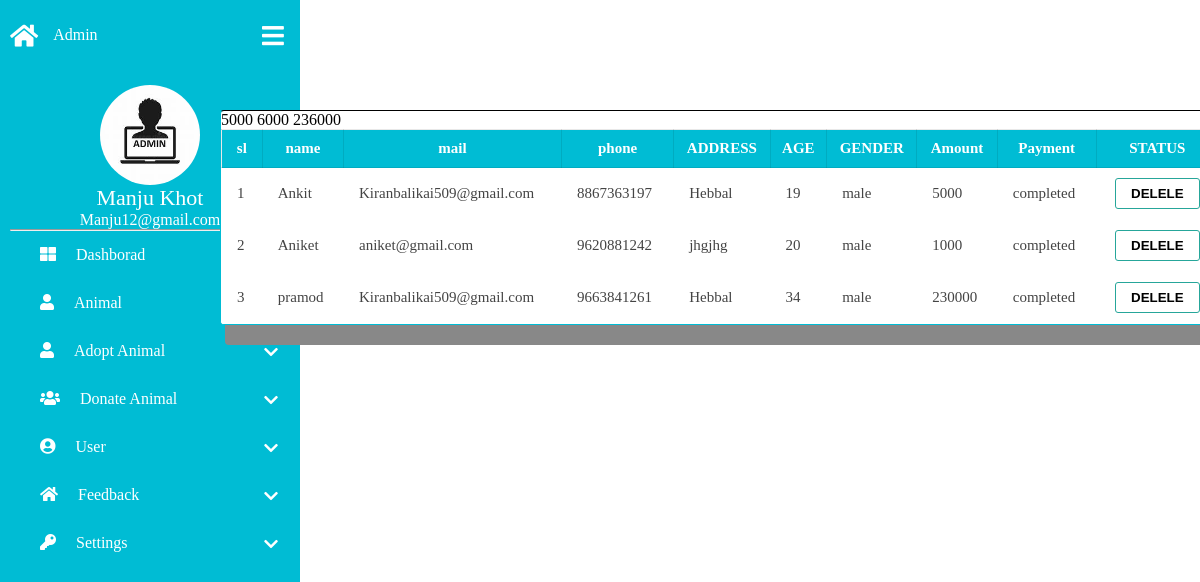
/view-request.php (signed in), run on the app's committed database.
### tables this page shows
CREATE TABLE `donate` (
  `d_id` int(11) NOT NULL,
  `name` varchar(50) DEFAULT NULL,
  `mail` varchar(50) DEFAULT NULL,
  `phone` varchar(50) DEFAULT NULL,
  `address` varchar(50) DEFAULT NULL,
  `age` varchar(50) DEFAULT NULL,
  `gender` varchar(50) NOT NULL,
  `amount` varchar(50) DEFAULT NULL,
  `status` varchar(50) NOT NULL
);

### view-request.php (the view, shortened to what this page needs)
<?php
$conn=mysqli_connect('localhost','root','','oaa1');
if(isset( $_SESSION['username']))
{
?>
<html>
	<head>
		<link rel="stylesheet" type="text/css" href="CSS2/k.css"/>
		<link rel="stylesheet" href="https://use.fontawesome.com/releases/v6.4.0/css/all.css">
				<link rel="stylesheet" href="https://cdnjs.cloudflare.com/ajax/libs/font-awesome/5.15.2/css/all.min.css"/>
	</head>
	<body>
	 <div class="side-bar">
	     <div class="logo-content">
	   <div class="logo">
	   <i id="icon-home" class="fa fa-home"></i>
	   <div class="icon-name">Admin</div>
	   </div>
	   <span id="btn"><i class="fa fa-bars"></i></span>
	   </div>
	   <div class="profile-content">
	   <div class="profile">
	   <div class="profile-details">
	   <img src="IMAGES1/admin.jpg" alt="">
	   <div class="name-job">
	   <div class="name">Manju Khot</div>
	   <div class="email">Manju12@gmail.com</div>
	   </div>
	   </div>
	   </div>
	   </div>
	      <hr>
	    <div class="item"><a href="k.php"><i class="fa fa-th-large"></i>Dashborad</a></div>
	    <div class="item"><a class="dropdown-toggle"><i class="fa fa-user"></i>Animal<i class="fas fa-chevron-down"></i></a>
		</div>
		<div class="item"><a class="dropdown-toggle"><i class="fa fa-user"></i>Adopt Animal<i class="fas fa-chevron-down"></i></a>
				</div>
		<div class="item"><a class="dropdown-toggle"><i class="fa fa-users"></i>Donate Animal<i class="fas fa-chevron-down"></i></a>
				</div>
		<div class="item"><a class="dropdown-toggle"><i class="fa fa-user-circle"></i>User<i class="fas fa-chevron-down"></i></a>
				</div>
		<div class="item"><a class="dropdown-toggle"><i class="fas fa-home"></i>Feedback<i class="fas fa-chevron-down"></i></a>
		</div>
		 <div class="item"><a class="dropdown-toggle"><i class="fa fa-key"></i>Settings<i class="fas fa-chevron-down"></i></a>
		</div>
	</div>
<div class="table_responsive">
    <table>
      <thead>
        <tr>
		  <th>sl</th>
          <th>name</th>
          <th>mail</th>
          <th>phone</th>
          <th>ADDRESS</th>
		  <th>AGE</th>
          <th>GENDER</th>
          <th>Amount</th>
          <th>Payment</th>
          <th>STATUS</th>
        </tr>
      </thead>
<?php
$sql="select * from donate";
$res=mysqli_query($conn,$sql);
$rows=mysqli_num_rows($res);
if($rows<1)
{
	echo "<tr>";
	echo"<td colspan='15'><center>No data found</center></td>";
	echo"</tr>";
}
else
{
	$sl=1;
	while($row=mysqli_fetch_array($res))
	{
?>
      <tbody>
        <tr>
			<form method="POST"  enctype="multipart/form-data">
          <td><?php echo $sl;?></td>
          <td><?php echo $row['name'];?></td>
          <td><?php echo $row['mail'];?></td>
          <td><?php echo $row['phone'];?></td>
          <td><?php echo $row['address'];?></td>
          <td><?php echo $row['age'];?></td>
          <td><?php echo $row['gender'];?></td>
          <td><?php echo $row['amount'];?></td>
          <td><?php echo $row['status'];?></td>
          <td>
            <span class="action_btn">
			  <button name="delete">   <a style="color:black;" name="delete" >DELELE</a></button>
            </span>
          </td>
		 </form>
		  </tr>
		  </tbody>
<?php
$sl=$sl+1;
	}
}
?>
    </table>
  </div>
	</body>
</html>
<?php
}
else
{
	header('location:../admin.php');
}
?>

### k.css (style rules this page uses)
* { margin:0; padding:0; box-sizing:border-box; }
body { position:relative; min-height:100vh; width:100%; overflow:fixed; }
.side-bar { position:fixed; top:0; left:0; height:100%; width:300px; background:#00bcd4; padding:10px 10px; transition:all 0.5s ease; }
.side-bar .logo-content .logo { color:white; display:flex; height:50px; width:100%; align-items:center; pointer-events:none; }
.logo-content .logo #icon-home { font-size:25px; margin-right:15px; }
.side-bar #btn { position:relative; color:white; left:90%; top:-37px; font-size:25px; width:25px; text-align:center; line-height:50px; }
.side-bar .profile-content { position:relative; color:white; margin-top:30x; text-align:center; pointer-events:none; white-space:newap; }
.profile .profile-details img { width:100px; height:100px; object-fit:cover; border-radius:90px; }
.profile .profile-details .name { font-size:22px; font-weight:500; }
.side-bar .item a { color:white; padding:15px 30px; display:block; text-decoration:none; cursor:pointer; transition:all 0.4s ease; }
.side-bar .item i { margin-right:20px; }
.fa-chevron-down { position:absolute; right:0; padding:2px; }
.table_responsive { max-width: 9000px; max-height: 900px; width:1000px; border: 1px solid #00bcd4; background-color: white; padding: 15px; overflow: auto; margin: auto; border-radius: 4px; margin-top:10px; padding:0px; box-shadow:5px 20px #888888; border-top:solid 1px black; overflow:scroll; position:relative; top:100px; left:120px; }
table { width: 100%; font-size: 15px; color: #444; border-collapse: collapse; padding:10px; }
table>tbody>tr>td { border-collapse:collapse; border-color:white; }
table>thead { background-color: #00bcd4; color: #fff; }
table>thead th { padding: 10px; }
table th { border: 1px solid #00000017; transform:uppercase; }
table td { border: 1px solid #00000017; padding: 10px 15px; }
.action_btn { display: flex; justify-content: center; gap: 10px; }
.action_btn>button { text-decoration: none; color: #444; background: #fff; border: 1px solid; display: inline-block; padding: 7px 15px; font-weight: bold; border-radius: 3px; transition: 0.3s ; }
.action_btn>button:nth-child(1) { border-color: #26a69a; }
table>tbody>tr { background-color: #fff; transition: 0.3s ease-in-out; }
::placeholder { color:light-color; font-size:15px; }

### data on the page
donate: name "Ankit", mail "Kiranbalikai509@gmail.com", phone "8867363197", address "Hebbal", age "19", gender "male", amount "5000", status "completed"
donate: name "Aniket", mail "aniket@gmail.com", phone "9620881242", address "jhgjhg", age "20", gender "male", amount "1000", status "completed"
donate: name "pramod", mail "Kiranbalikai509@gmail.com", phone "9663841261", address "Hebbal", age "34", gender "male", amount "230000", status "completed"
